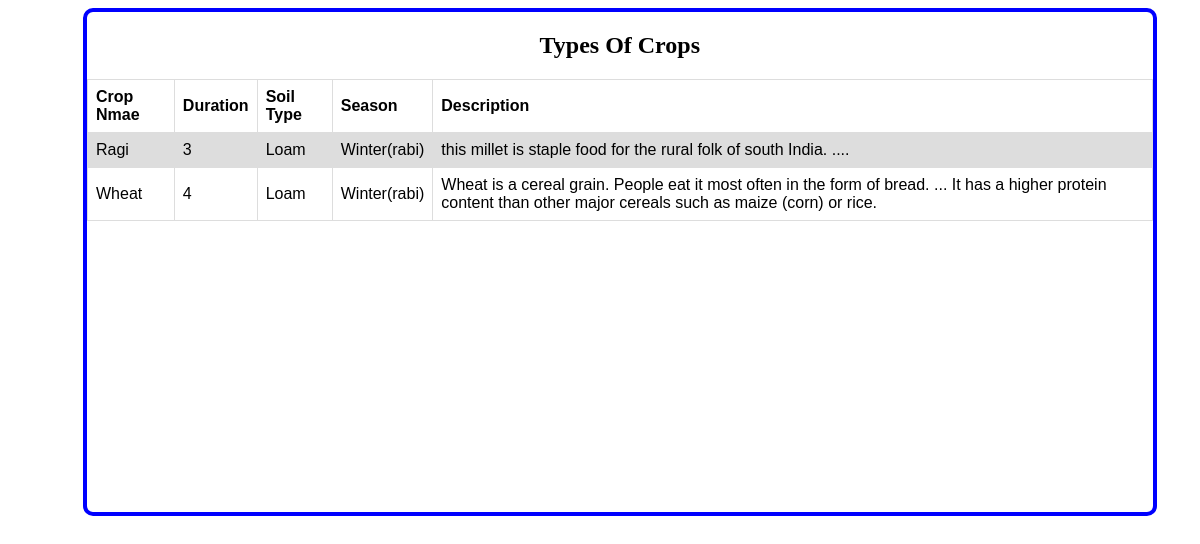
Page /aboutcrops on the committed database.
### org/models.py (models this page shows)
class typesofcrops(models.Model):
    name=models.CharField(max_length=50,default='')
    time=models.IntegerField(default='')
    soil=models.CharField(max_length=50,default='')
    season=models.CharField(max_length=50,default='')
    description=models.TextField(default='')

### org/views.py (the view)
# urls.py: path('aboutcrops',views.aboutcrops,name="aboutcrops"),
def aboutcrops(self):
    crop=typesofcrops.objects.all()
    return render(self,'aboutcrops.html',{'crops':crop})

### templates/aboutcrops.html (shortened to what this page needs)
<html
<head>
    <link rel="stylesheet" href="/static/styles/aboutcrops.css">
</head>
<body>
<div class="border">
<h2>Types Of Crops</h2>
<table>
  <tr>
    <th>Crop Nmae</th>
    <th>Duration</th>
    <th>Soil Type</th>
    <th>Season</th>
    <th>Description</th>
  </tr>
    {% for i in crops %}
    <tr>
        <td>{{i.name}}</td>
        <td>{{i.time}}</td>
        <td>{{i.soil}}</td>
        <td>{{i.season}}</td>
        <td>{{i.description}}</td>
    </tr>
{% endfor %}
</table>
</div>
</body>
</html>

### static/styles/aboutcrops.css (style rules this page uses)
table { font-family: arial, sans-serif; border-collapse: collapse; width: 100%; color:black; }
td, th { border: 1px solid #dddddd; text-align: left; padding: 8px; }
tr:nth-child(even) { background-color: #dddddd; }
h2 { text-align:center; }
.border { margin-left:75px; width:90%; height:500px; border:4px solid blue; border-radius:10px; }

### rows in the picture
typesofcrops: name "Ragi", time "3", soil "Loam", season "Winter(rabi)", description "this millet is staple food for the rural folk of south India. ...."
typesofcrops: name "Wheat", time "4", soil "Loam", season "Winter(rabi)", description "Wheat is a cereal grain. People eat it most often in the form of bread. ... It has a higher protein content than other major cereals such as maize (corn) or rice."
